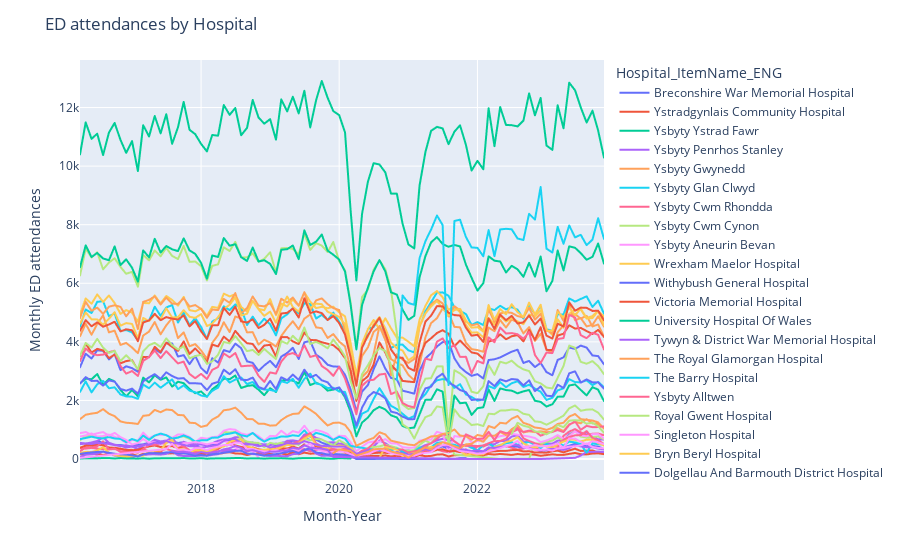

Notebook code for this chart:
### Markdown cell above
### **4.3 Time series aggregated by Hospital**
- Given there are 39 distinct time series (one per hospital), it is difficult to extract meaningful patterns
- The highest volumes appear to be those for the "University Hospital Of Wales", followed by "Royal Gwent", "Morriston" and the relatively recently opened "The Grange" 
- It would be interesting to add amount of population served by each hospital to calculate monthly rates of emergency department attendances

### Code cell
## aggregate the data by year and hospital
ED_wales_data_cln_hosp = ED_wales_data_cln.groupby(['Date_ItemName_ENG','Hospital_ItemName_ENG'])['Data'].sum().reset_index()

## create the interactive time plot
fig = px.line(
    ED_wales_data_cln_hosp.sort_values(by='Date_ItemName_ENG'),
    x='Date_ItemName_ENG', 
    y='Data',
    color= 'Hospital_ItemName_ENG')
fig.update_layout(
    title="ED attendances by Hospital", 
    xaxis_title="Month-Year", 
    yaxis_title="Monthly ED attendances")
fig.show()

## create the static plot
sns.lineplot(
    x="Date_ItemName_ENG", 
    y="Data", 
    hue = "Hospital_ItemName_ENG",
    data=ED_wales_data_cln_hosp).set(
        title="ED attendances by Hospital", 
        xlabel="Month-Year", 
        ylabel="Monthly ED attendances")

plt.legend(bbox_to_anchor=(1.05, 1), loc="upper left")
plt.show()
